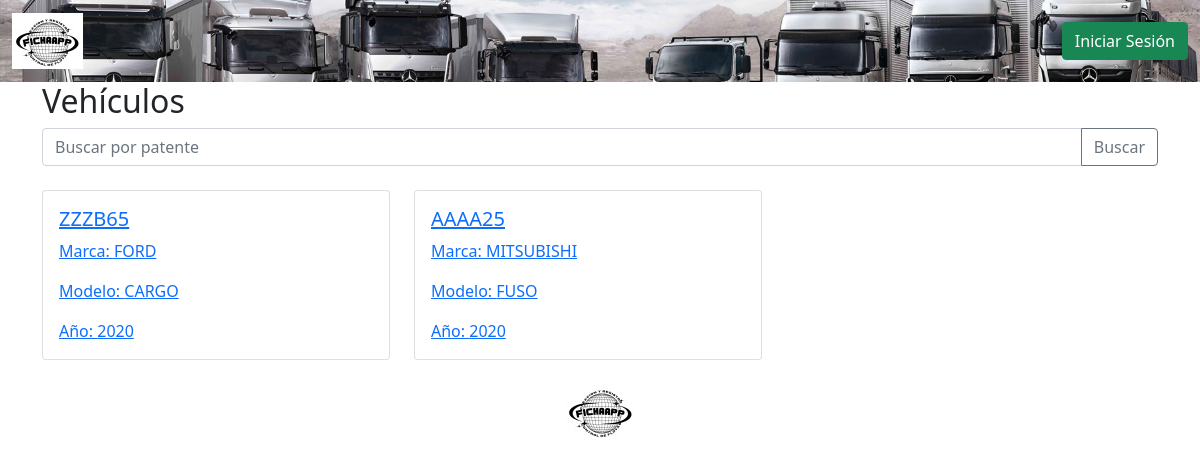
/vehiculos/, run on an earlier commit of the app's database.
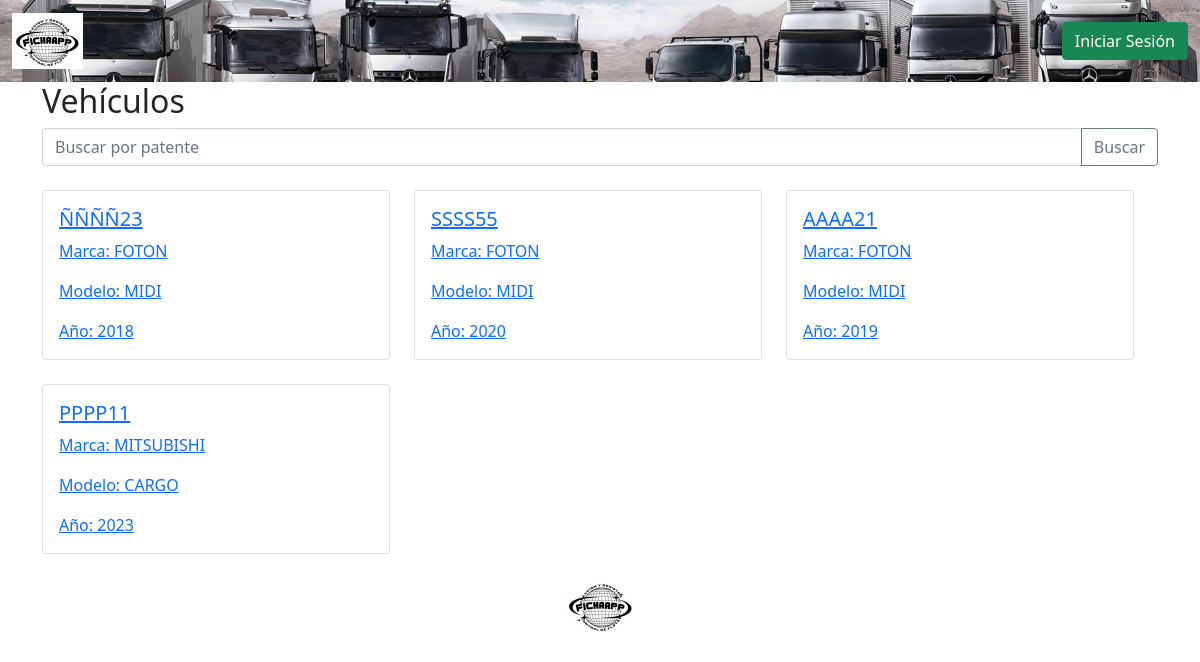
And on a later commit of the database.
### app/models.py (models this page shows, shortened)
class Camion(models.Model):
    ppu = models.CharField(max_length=6)
    marca = models.ForeignKey(Marca, on_delete=models.PROTECT)
    modelo = models.ForeignKey(Modelo, on_delete=models.PROTECT, limit_choices_to={'marca': models.F('marca')})
    anio = models.IntegerField()
    ultima_inspeccion = models.DateField()
    imagen = models.ImageField(upload_to='camion_fotos/', null=True, blank=True)

class Marca(models.Model):
    nombre = models.CharField(max_length=50)
    def __str__(self):
        return self.nombre

class Modelo(models.Model):
    nombre = models.CharField(max_length=50)
    marca = models.ForeignKey(Marca, on_delete=models.CASCADE)
    def __str__(self):
        return self.nombre

### app/views.py (the view)
# urls.py: path('vehiculos/', vehiculos, name="vehiculos"),
def vehiculos(request):
    camiones = Camion.objects.all()
    search_query = request.GET.get('search')
    if search_query:
        camiones = camiones.filter(ppu__icontains=search_query)
    return render(request, 'app/vehiculos.html', {'camiones': camiones})

### app/templates/app/vehiculos.html
{% extends 'app/base.html' %}
{% load static %}
{% block contenido %}
    <div class="container">
        <h2>Vehículos</h2>
        <div class="row">
            <form method="GET" action="{% url 'vehiculos' %}" class="mb-4">
                <div class="input-group">
                    <input type="text" name="search" class="form-control" placeholder="Buscar por patente">
                    <button type="submit" class="btn btn-outline-secondary">Buscar</button>
                </div>
            </form>
            <div class="row">
                {% for camion in camiones %}
                    <div class="col-md-4 mb-4">
                        <div class="card">
                            <a href="{% url 'informe_vehiculo' camion.id %}">
                                <div class="card-body">
                                    <h5 class="card-title">{{ camion.ppu }}</h5>
                                    <p class="card-text">Marca: {{ camion.marca }}</p>
                                    <p class="card-text">Modelo: {{ camion.modelo }}</p>
                                    <p class="card-text">Año: {{ camion.anio }}</p>
                                </div>
                            </a>
                        </div>
                    </div>
            {% endfor %}
        </div>
    </div>
{% endblock %}

### app/templates/app/base.html (shortened to what this page needs)
{% load static %}
<!doctype html>
<html lang="en">
<head>
    <link href="https://cdn.jsdelivr.net/npm/bootstrap@5.0.2/dist/css/bootstrap.min.css" rel="stylesheet"
 />
    <link rel="stylesheet" href="https://cdnjs.cloudflare.com/ajax/libs/font-awesome/5.15.3/css/all.min.css" />
</head>
<body>
    <nav class="navbar navbar-expand-md navbar-dark bg-dark" style="background-image: url('{% static 'app/img/1.jpg' %}'); background-size: cover;">
        <div class="container-fluid">
            <a class="navbar-brand" href="{% url 'home' %}">
                <img src="{% static 'app/img/logo1.jpeg' %}" alt="Logo de FichaApp">
            </a>
            <div class="collapse navbar-collapse" id="navbarToggleExternalContent">
                <ul class="navbar-nav">
                    <li class="nav-item">
                        {% if user.is_authenticated %}
                            <a class="btn btn-dark" aria-current="page" href="{% url 'vehiculos' %}">REPORTES</a>
                            <a href="#" class="btn btn-dark  " > {{ user.username }} </a>
                            <a href="{% url 'logout' %}" class="btn btn-danger">Cerrar Sesión</a>
                        {% else %}
                            <a href="{% url 'login' %}" class="btn btn-success">Iniciar Sesión</a>
                        {% endif %}
                    </li>
                </ul>
            </div>
        </div>
    </nav>
    <div id="contenido">
        {% block contenido %}
        {% endblock %}
        <div class="container text-center">
            <img src="{% static 'app/img/logo1.jpeg' %}" class="img-fluid" alt="Logo de FichaApp">
        </div>
    </div>
</body>
</html>

What changed in the data, as far as the page shows it:
removed Camion: ppu "ZZZB65", marca "FORD", modelo "CARGO", anio "2020"
removed Camion: ppu "AAAA25", marca "MITSUBISHI", modelo "FUSO", anio "2020"
added Camion: ppu "ÑÑÑÑ23", marca "FOTON", modelo "MIDI", anio "2018"
added Camion: ppu "SSSS55", marca "FOTON", modelo "MIDI", anio "2020"
added Camion: ppu "AAAA21", marca "FOTON", modelo "MIDI", anio "2019"
added Camion: ppu "PPPP11", marca "MITSUBISHI", modelo "CARGO", anio "2023"
